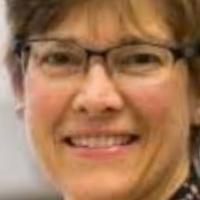
#> input picture data/raw_data/40_1_0_20170117003453925.jpg.chip.jpg, 200 x 200 px; its folder holds only this picture in this run
$ jupyter execute --allow-errors load_data.ipynb
#> lines starting #> are read from the running program, lines starting #| are printed output that depends on the picture
# Imports

[cell 1]
import pandas as pd
import kagglehub
from pathlib import Path
from PIL import Image
import os

# Load dataset

#> (a cell that did not finish here is left out)

> *Filename structure*:
> * First interger -- age
> * Second interger -- male(0)/female(1)
> * Third integer -- ethnicity: white(0)/black(1)/asian(2)/indian(3)/other(4)

# Create a subset of relevant data

*Ages 40-60, White females*

[cell 3]
# Function to search for files with a specific keyword in their names
def search_files(directory, keyword, list):
    for file in Path(directory).rglob(f"*{keyword}*"):
        list.append(file)

#> (a cell that did not finish here is left out)

#> (a cell that did not finish here is left out)

#> (a cell that did not finish here is left out)

#> (a cell that did not finish here is left out)

[cell 8]
# Save the subset to a new folder
current_dir = os.getcwd()
destination_dir = os.path.join(current_dir, 'data', 'raw_data')
print(destination_dir)

#> (the rest of this cell did not finish here and is left out)

# Manual check of data

*Remove images that do not fulfill the following criteria* --
* Full frontal face
* "White" woman
* Visible eyes and features (no sunglasses)
* High resolution
* No watermarks

Number of images *before* manual removal - 452

Number of images *after* manual removal - 272

# Grayscale images

[cell 9]
# Save the subset to a new folder
current_dir = os.getcwd()
destination_dir = os.path.join(current_dir, 'data', 'raw_data')

grayscale_img_dir = os.path.join(current_dir, 'data', 'preprocessed_data')

for img in os.listdir(destination_dir):
    gray_img = Image.open(os.path.join(current_dir, 'data', 'raw_data', img)).convert('L')
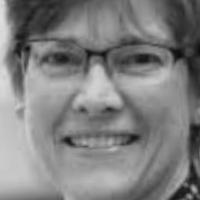
#> gray_img: PIL image 200x200 L; min 12, max 224, mean 127.9
    gray_img_resized = gray_img.resize((100, 100), Image.LANCZOS)
    gray_img_resized.save(os.path.join(grayscale_img_dir, img))


$ run again, on data/raw_data/40_1_0_20170117181413925.jpg.chip.jpg
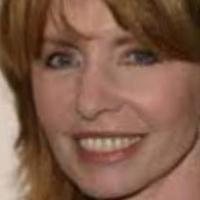
#> input picture data/raw_data/40_1_0_20170117181413925.jpg.chip.jpg, 200 x 200 px
#> `gray_img = Image.open(os.path.join(current_dir, 'data', 'raw_data', im..`:
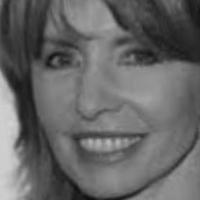
#> gray_img: PIL image 200x200 L; min 13, max 211, mean 102.2

$ run again, on data/raw_data/40_1_0_20170120133632861.jpg.chip.jpg
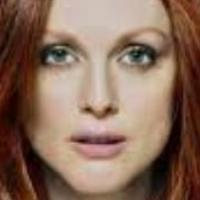
#> input picture data/raw_data/40_1_0_20170120133632861.jpg.chip.jpg, 200 x 200 px
#> `gray_img = Image.open(os.path.join(current_dir, 'data', 'raw_data', im..`:
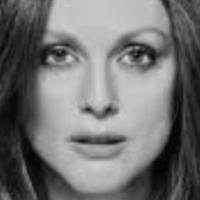
#> gray_img: PIL image 200x200 L; min 1, max 212, mean 114.1

$ run again, on data/raw_data/41_1_0_20170104170026513.jpg.chip.jpg
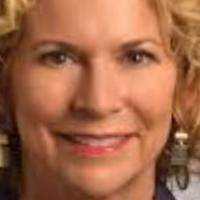
#> input picture data/raw_data/41_1_0_20170104170026513.jpg.chip.jpg, 200 x 200 px
#> `gray_img = Image.open(os.path.join(current_dir, 'data', 'raw_data', im..`:
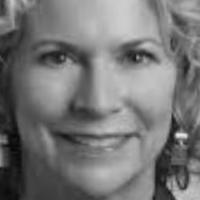
#> gray_img: PIL image 200x200 L; min 6, max 230, mean 117.7

$ run again, on data/raw_data/40_1_0_20170117091853557.jpg.chip.jpg
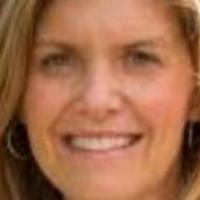
#> input picture data/raw_data/40_1_0_20170117091853557.jpg.chip.jpg, 200 x 200 px
#> `gray_img = Image.open(os.path.join(current_dir, 'data', 'raw_data', im..`:
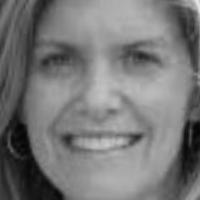
#> gray_img: PIL image 200x200 L; min 5, max 230, mean 119.3
